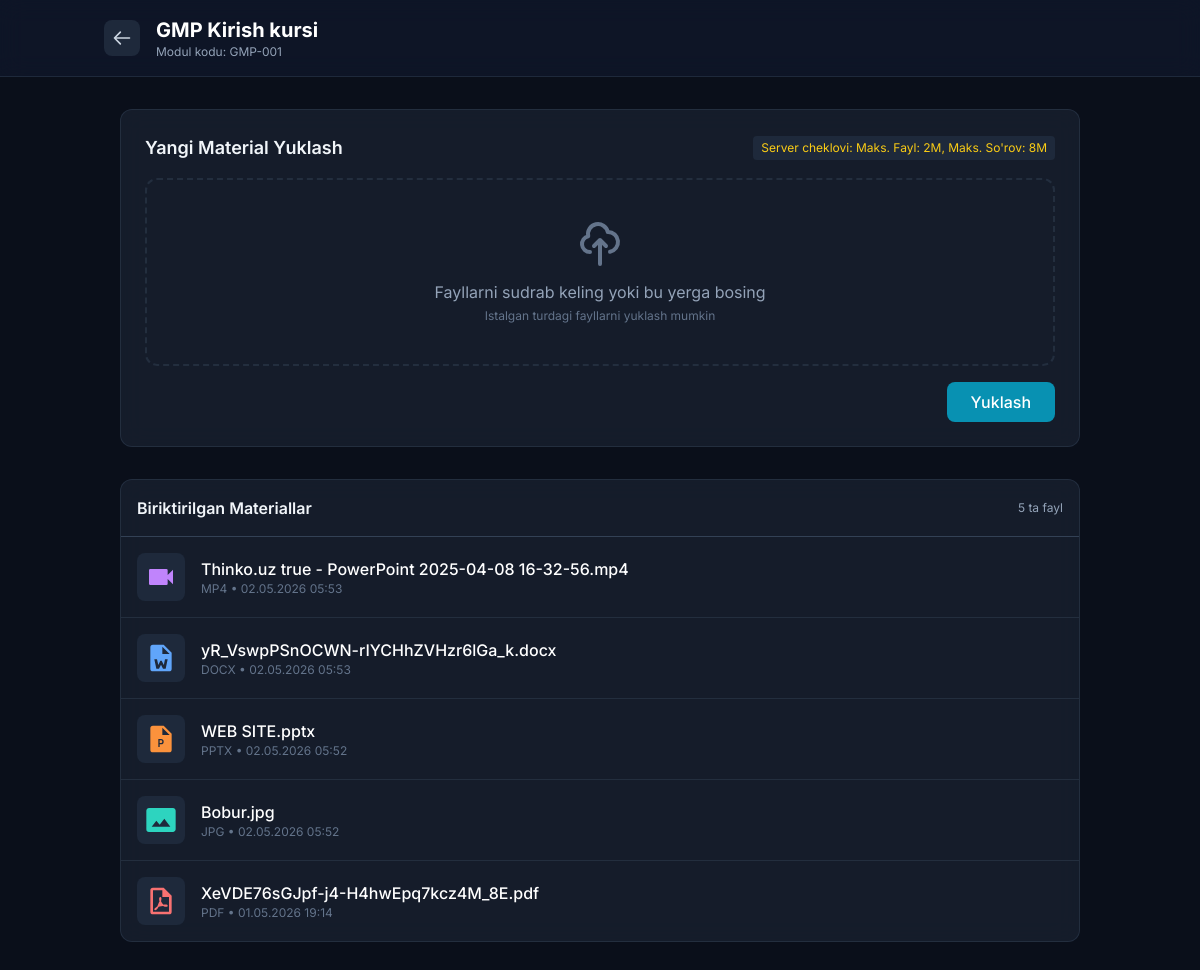
/reader/materials.php?module_id=1 (signed in), run on the app's committed database.
### tables this page shows
CREATE TABLE `training_modules` (
  `id` int NOT NULL AUTO_INCREMENT,
  `title` varchar(255) NOT NULL,
  `code` varchar(50) NOT NULL,
  `description` text,
  `type` enum('GMP','SOP','Safety','Hygiene','Quality','Havfsizlik','Gigiyena') DEFAULT 'GMP',
  `content_type` enum('video','pdf','ppt','text') DEFAULT 'text',
  `file_path` varchar(255) DEFAULT NULL,
  `test_duration` int DEFAULT '30',
  `passing_percent` int DEFAULT '80',
  `instructor_id` int DEFAULT NULL,
  `created_at` timestamp NULL DEFAULT CURRENT_TIMESTAMP,
  `status` varchar(50) DEFAULT 'active',
  `style` varchar(50) DEFAULT 'Nazariy',
  `training_type` varchar(50) DEFAULT 'boshlangich',
  `tutor_name` varchar(255) DEFAULT NULL,
  `updated_at` timestamp NULL DEFAULT CURRENT_TIMESTAMP ON UPDATE CURRENT_TIMESTAMP,
  `created_by` int DEFAULT NULL,
  PRIMARY KEY (`id`),
  UNIQUE KEY `code` (`code`),
  KEY `instructor_id` (`instructor_id`),
  CONSTRAINT `training_modules_ibfk_1` FOREIGN KEY (`instructor_id`) REFERENCES `users` (`id`) ON DELETE SET NULL
);

CREATE TABLE `module_materials` (
  `id` int NOT NULL AUTO_INCREMENT,
  `module_id` int NOT NULL,
  `file_name` varchar(255) NOT NULL,
  `file_path` varchar(255) NOT NULL,
  `file_type` varchar(50) DEFAULT NULL,
  `uploaded_at` timestamp NULL DEFAULT CURRENT_TIMESTAMP,
  PRIMARY KEY (`id`)
);

### reader/materials.php (the view, shortened to what this page needs)
<?php
require_once '../db.php';
 $module_id = isset($_GET['module_id']) ? (int)$_GET['module_id'] : 0;
 $stmt = $pdo->prepare("SELECT * FROM training_modules WHERE id=?");
 $stmt->execute([$module_id]);
 $module = $stmt->fetch(PDO::FETCH_ASSOC);
 $max_upload = ini_get('upload_max_filesize');
 $max_post = ini_get('post_max_size');
 $upload_limit = "Server cheklovi: Maks. Fayl: {$max_upload}, Maks. So'rov: {$max_post}";
 $materials = $pdo->prepare("SELECT * FROM module_materials WHERE module_id=? ORDER BY uploaded_at DESC");
 $materials->execute([$module_id]);
 $materials = $materials->fetchAll(PDO::FETCH_ASSOC);
function getFileIcon($type, $extension) {
    $ext = strtolower($extension);
    if (strpos($type, 'pdf') !== false || $ext == 'pdf') return '<svg class="w-8 h-8 text-red-400" fill="currentColor" viewBox="0 0 24 24"><path d="M14,2H6A2,2 0 0,0 4,4V20A2,2 0 0,0 6,22H18A2,2 0 0,0 20,20V8L14,2M18,20H6V4H13V9H18V20M10.92,12.31C10.68,11.54 10.15,9.08 11.55,9.04C12.95,9 12.03,12.16 12.03,12.16C12.42,13.65 14.05,14.72 14.05,14.72C14.55,14.57 17.4,14.24 17,15.72C16.57,17.2 13.5,15.81 13.5,15.81C11.55,15.95 10.09,16.47 10.09,16.47C8.96,18.58 7.64,19.5 7.1,18.61C6.43,17.5 9.23,16.07 9.23,16.07C10.17,13.29 10.92,12.31 10.92,12.31Z" /></svg>';
    if (strpos($type, 'word') !== false || $ext == 'doc' || $ext == 'docx') return '<svg class="w-8 h-8 text-blue-400" fill="currentColor" viewBox="0 0 24 24"><path d="M6,2H14L20,8V20A2,2 0 0,1 18,22H6A2,2 0 0,1 4,20V4A2,2 0 0,1 6,2M13,3.5V9H18.5L13,3.5M7,13L8.5,20H10.5L12,17L13.5,20H15.5L17,13H15L14.1,17.2L12.5,14H11.5L10,17.2L9,13H7Z" /></svg>';
    if (strpos($type, 'presentation') !== false || $ext == 'ppt' || $ext == 'pptx') return '<svg class="w-8 h-8 text-orange-400" fill="currentColor" viewBox="0 0 24 24"><path d="M6,2H14L20,8V20A2,2 0 0,1 18,22H6A2,2 0 0,1 4,20V4A2,2 0 0,1 6,2M13,3.5V9H18.5L13,3.5M10,13V18H11V16H12A2,2 0 0,0 14,14A2,2 0 0,0 12,12H10M11,13H12A1,1 0 0,1 13,14A1,1 0 0,1 12,15H11V13Z" /></svg>';
    if (strpos($type, 'video') !== false || in_array($ext, ['mp4', 'avi', 'mov', 'mkv'])) return '<svg class="w-8 h-8 text-purple-400" fill="currentColor" viewBox="0 0 24 24"><path d="M17,10.5V7A1,1 0 0,0 16,6H4A1,1 0 0,0 3,7V17A1,1 0 0,0 4,18H16A1,1 0 0,0 17,17V13.5L21,17.5V6.5L17,10.5Z" /></svg>';
    if (strpos($type, 'image') !== false || in_array($ext, ['jpg', 'jpeg', 'png', 'gif', 'webp'])) return '<svg class="w-8 h-8 text-teal-400" fill="currentColor" viewBox="0 0 24 24"><path d="M21,3H3C2,3 1,4 1,5V19A2,2 0 0,0 3,21H21C22,21 23,20 23,19V5C23,4 22,3 21,3M5,17L8.5,12.5L11,15.5L14.5,11L19,17H5Z" /></svg>';
    return '<svg class="w-8 h-8 text-slate-400" fill="currentColor" viewBox="0 0 24 24"><path d="M14,2H6A2,2 0 0,0 4,4V20A2,2 0 0,0 6,22H18A2,2 0 0,0 20,20V8L14,2M18,20H6V4H13V9H18V20Z" /></svg>';
}
?>
<!DOCTYPE html>
<html lang="uz">
<head>
    <script src="https://cdn.tailwindcss.com"></script>
</head>
<body class="min-h-screen">
    <header class="bg-slate-900/80 backdrop-blur-md border-b border-slate-800 sticky top-0 z-40">
        <div class="container mx-auto px-4 py-4 flex justify-between items-center">
            <div class="flex items-center gap-4">
                <a href="modules.php" class="p-2 rounded-lg bg-slate-800 hover:bg-slate-700 text-slate-300 transition">
                    <svg class="w-5 h-5" fill="none" stroke="currentColor" viewBox="0 0 24 24"><path stroke-linecap="round" stroke-linejoin="round" stroke-width="2" d="M10 19l-7-7m0 0l7-7m-7 7h18"></path></svg>
                </a>
                <div>
                    <h1 class="text-xl font-bold text-white"><?php echo htmlspecialchars($module['title']); ?></h1>
                    <p class="text-xs text-slate-400">Modul kodu: <?php echo $module['code']; ?></p>
                </div>
            </div>
        </div>
    </header>
    <main class="container mx-auto p-4 lg:p-8">
        <div class="glass-card rounded-xl p-6 mb-8">
            <div class="flex justify-between items-center mb-4">
                <h3 class="text-lg font-semibold">Yangi Material Yuklash</h3>
                <span class="text-xs bg-slate-800 px-2 py-1 rounded text-yellow-400"><?php echo $upload_limit; ?></span>
            </div>
            <form action="" method="post" enctype="multipart/form-data">
                <div id="dropzone" class="dropzone rounded-xl p-10 text-center cursor-pointer hover:border-cyan-500/50">
                    <div class="pointer-events-none">
                        <svg class="w-12 h-12 mx-auto text-slate-500 mb-3" fill="none" stroke="currentColor" viewBox="0 0 24 24"><path stroke-linecap="round" stroke-linejoin="round" stroke-width="2" d="M7 16a4 4 0 01-.88-7.903A5 5 0 1115.9 6L16 6a5 5 0 011 9.9M15 13l-3-3m0 0l-3 3m3-3v12"></path></svg>
                        <p class="text-slate-400">Fayllarni sudrab keling yoki bu yerga bosing</p>
                        <p class="text-xs text-slate-500 mt-1">Istalgan turdagi fayllarni yuklash mumkin</p>
                    </div>
                </div>
                <div class="mt-4 text-right">
                    <button type="submit" class="bg-cyan-600 hover:bg-cyan-500 text-white px-6 py-2 rounded-lg font-medium transition">
                        Yuklash
                    </button>
                </div>
            </form>
        </div>
        <div class="glass-card rounded-xl overflow-hidden">
            <div class="p-4 border-b border-slate-700 flex justify-between items-center">
                <h3 class="font-semibold">Biriktirilgan Materiallar</h3>
                <span class="text-xs text-slate-400"><?php echo count($materials); ?> ta fayl</span>
            </div>
            <div class="divide-y divide-slate-700/50">
                <?php if($materials): ?>
                    <?php foreach($materials as $mat): ?>
                        <?php $ext = pathinfo($mat['file_name'], PATHINFO_EXTENSION); ?>
                        <div class="p-4 flex items-center justify-between hover:bg-slate-800/30 transition group">
                            <div class="flex items-center gap-4">
                                <div class="w-12 h-12 bg-slate-800 rounded-lg flex items-center justify-center">
                                    <?php echo getFileIcon($mat['file_type'], $ext); ?>
                                </div>
                                <div>
                                    <p class="font-medium text-white truncate max-w-xs md:max-w-lg" title="<?php echo htmlspecialchars($mat['file_name']); ?>">
                                        <?php echo htmlspecialchars($mat['file_name']); ?>
                                    </p>
                                    <p class="text-xs text-slate-500 uppercase"><?php echo $ext; ?> • <?php echo date('d.m.Y H:i', strtotime($mat['uploaded_at'])); ?></p>
                                </div>
                            </div>
                        </div>
                    <?php endforeach; ?>
                <?php else: ?>
                    <div class="p-10 text-center text-slate-500">
                        <p>Hozircha materiallar yuklanmagan</p>
                    </div>
                <?php endif; ?>
            </div>
        </div>
    </main>
</body>
</html>

### reader/materials.php (style rules this page uses)
:root { --bg-primary: #0a0f1a; --accent-cyan: #06b6d4; --glass-bg: rgba(26, 35, 50, 0.7); --glass-border: rgba(51, 65, 85, 0.5); }
* { font-family: 'Inter', sans-serif; }
body { background: var(--bg-primary); color: #f1f5f9; }
.glass-card { background: var(--glass-bg); backdrop-filter: blur(12px); border: 1px solid var(--glass-border); }
.dropzone { border: 2px dashed rgba(51, 65, 85, 0.5); transition: all 0.3s; position: relative; overflow: hidden; }

### data on the page
training_modules: title "GMP Kirish kursi", code "GMP-001"
module_materials: file_type "video/mp4" (drawn), file_name "Thinko.uz true - PowerPoint 2025-04-08 16-32-56.mp4", file_name "MP4", uploaded_at "02.05.2026 05:53"
module_materials: file_name "yR_VswpPSnOCWN-rIYCHhZVHzr6lGa_k.docx", file_name "DOCX", uploaded_at "02.05.2026 05:53"
module_materials: file_name "WEB SITE.pptx", file_name "PPTX", uploaded_at "02.05.2026 05:52"
module_materials: file_type "image/jpeg" (drawn), file_name "Bobur.jpg", file_name "JPG", uploaded_at "02.05.2026 05:52"
module_materials: file_type "application/pdf" (drawn), file_name "XeVDE76sGJpf-j4-H4hwEpq7kcz4M_8E.pdf", file_name "PDF", uploaded_at "01.05.2026 19:14"

### other printed values
$upload_limit "Server cheklovi: Maks. Fayl: 2M, Maks. So'rov: 8M"
count($materials) "5"
